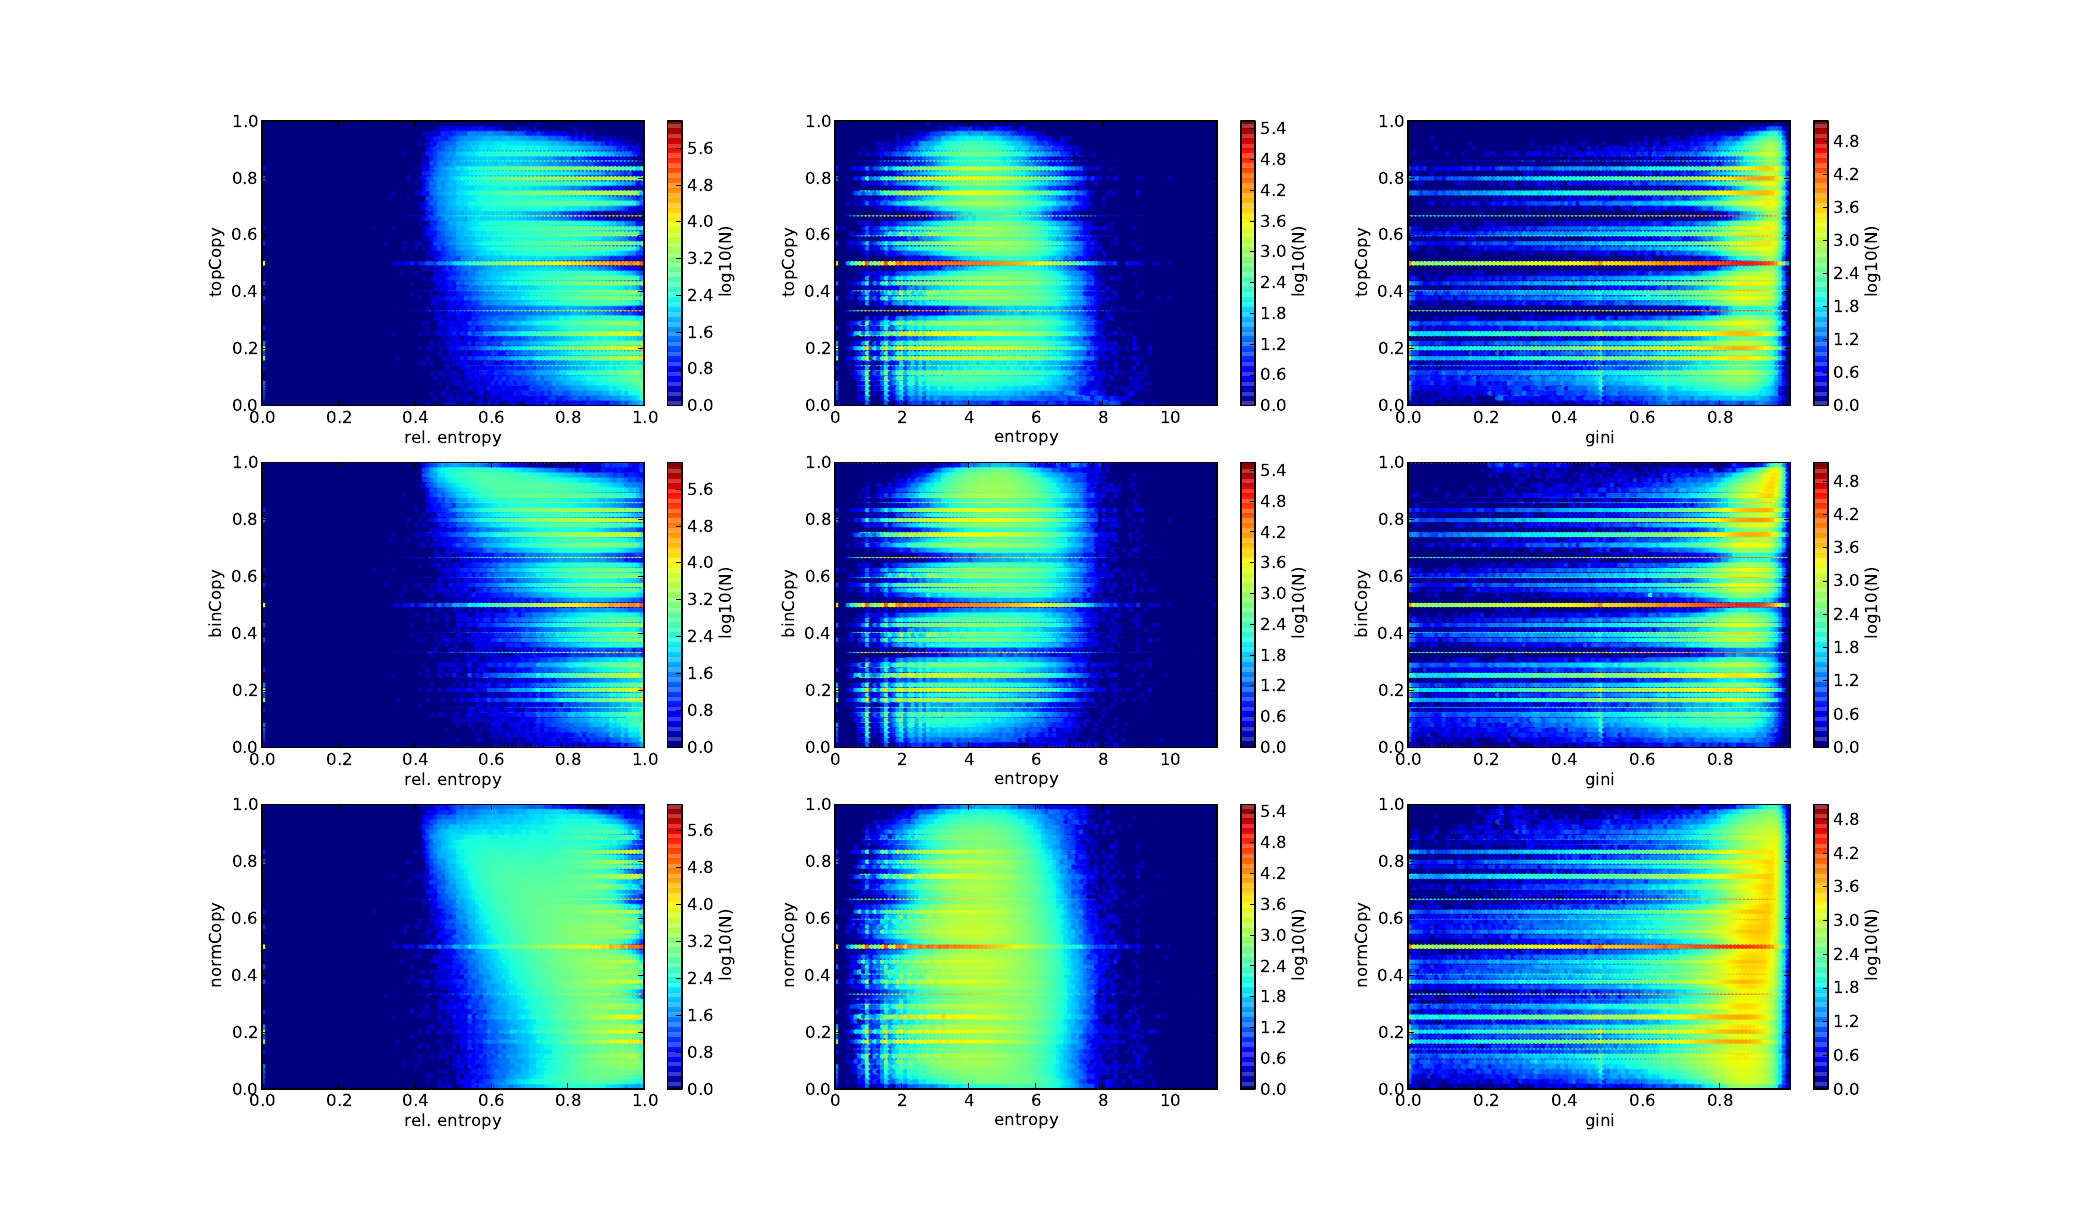

This figure's Python source:
"""
Generates plots of copy probability as a function of item entropy, on an item-by-item basis (averaged across all users)
"""


# ent_table format is item_id, month, ent, rel_ent, gini, unique_tags, total_annotations, topCopy, binCopy, normCopy

import sys
sys.path.append('../bin') # This makes sure Python can see the 'bin' directory where dbSetup is located
from dbSetup import *
from matplotlib import pyplot as plt
import numpy as np

cursor = db.cursor()
cursorSS = dbSS.cursor()
cursorSS.execute("select * from ent_table order by item_id, month;")

firstRow = cursorSS.fetchone() # fetch just diversity from first row to fix offset
rel_ent = [firstRow[3],] 
ent = [firstRow[2],]
gini = [firstRow[4],]
topCopy = []
binCopy = []
normCopy = []

for row in cursorSS:
	copyVal = row[7]
	if copyVal != None:
		rel_ent.append(row[3])
		ent.append(row[2])
		gini.append(row[4])
		topCopy.append(copyVal)
		binCopy.append(row[8])
		normCopy.append(row[9])



fig = plt.figure(figsize=(24,18))
figCount = 1


for data in ('topCopy','binCopy','normCopy'):

	x = rel_ent[:-1]
	y = vars()[data]

	xmin,ymin,xmax,ymax = min(x),min(y),max(x),max(y)

	plt.subplot(3,3,figCount)
	plt.hexbin(x,y, bins='log',cmap=plt.cm.jet)
	plt.axis([xmin, xmax, ymin, ymax])
	#plt.title("Copy Probability vs. Diversity")
	plt.xlabel('rel. entropy')
	plt.ylabel(data)
	cb = plt.colorbar()
	cb.set_label('log10(N)')
	figCount += 1 

	x = ent[:-1]
	xmin,ymin,xmax,ymax = min(x),min(y),max(x),max(y)

	plt.subplot(3,3,figCount)
	plt.hexbin(x,y, bins='log',cmap=plt.cm.jet)
	plt.axis([xmin, xmax, ymin, ymax])
	#plt.title("Copy Probability vs. Diversity")
	plt.xlabel('entropy')
	plt.ylabel(data)
	cb = plt.colorbar()
	cb.set_label('log10(N)')
	figCount += 1

	x = gini[:-1]
	xmin,ymin,xmax,ymax = min(x),min(y),max(x),max(y)

	plt.subplot(3,3,figCount)
	plt.hexbin(x,y, bins='log',cmap=plt.cm.jet)
	plt.axis([xmin, xmax, ymin, ymax])
	#plt.title("Copy Probability vs. Diversity")
	plt.xlabel('gini')
	plt.ylabel(data)
	cb = plt.colorbar()
	cb.set_label('log10(N)')
	figCount += 1

fig.savefig('copyingVersusDiversity.pdf')




"""
heatmap, xedges, yedges = np.histogram2d(x, y, bins=50)
extent = [xedges[0], xedges[-1], yedges[0], yedges[-1]]
plt.imshow(heatmap, extent=extent)
#plt.xlim(0,1)
#plt.ylim(0,1)
plt.xlabel('entropy')
plt.ylabel('copyProbability')
fig.savefig('copyingVersusDiversity.pdf')
#plt.scatter(rel_ent[:len(topCopy)], topCopy)
"""